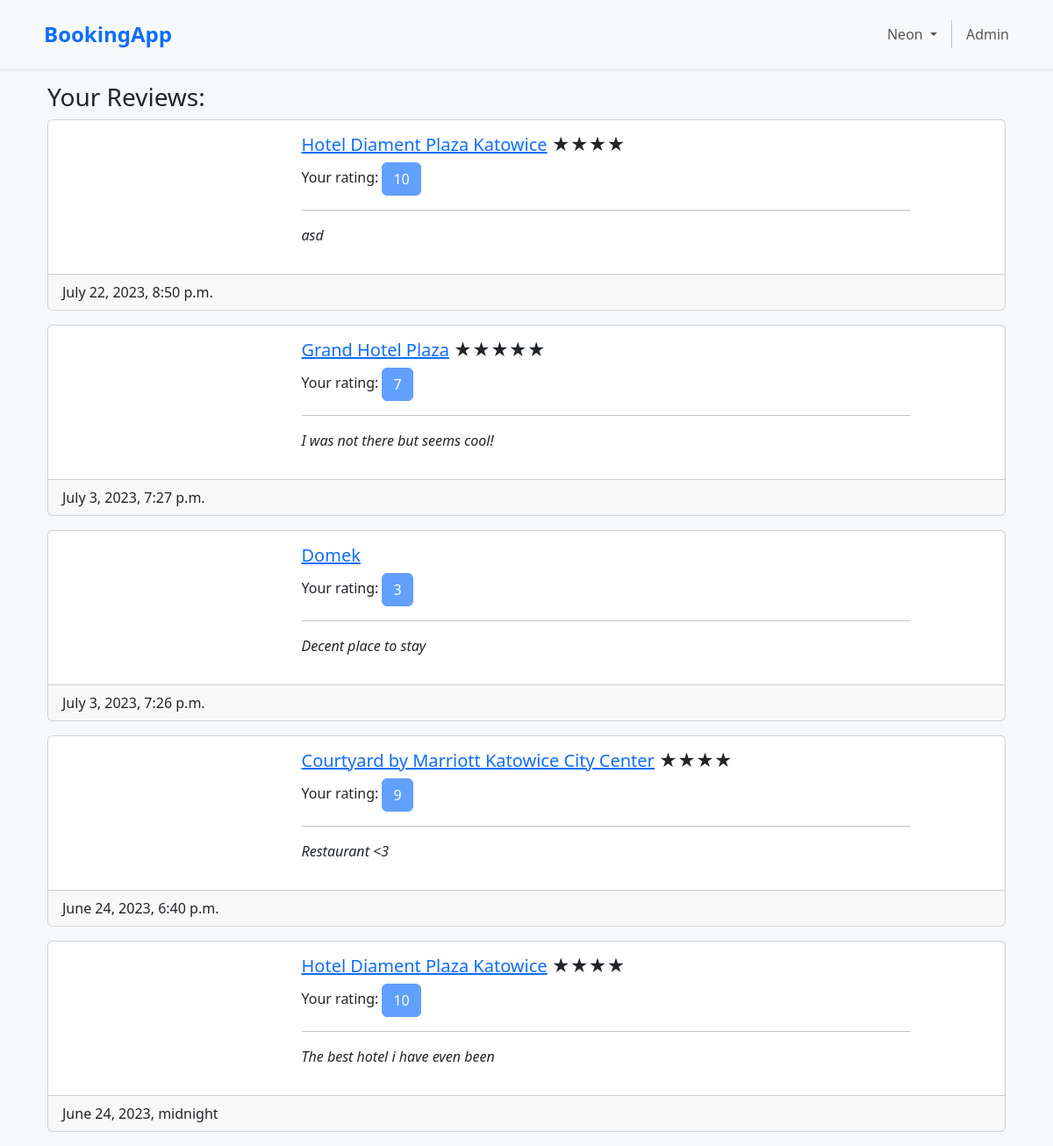
Page /account/reviews/ (signed in) on the committed database.
### base/models.py (models this page shows, shortened)
class Hotel(models.Model):
    name = models.CharField(max_length=100, unique=True)
    description = models.TextField()
    address = models.CharField(max_length=100)
    city = models.ForeignKey(City, related_name='hotels', on_delete=models.RESTRICT)
    stars = models.PositiveIntegerField()
    created_at = models.DateField(auto_now_add=True)
    updated_at = models.DateField(auto_now=True)
    category = models.ForeignKey(Category, related_name='hotels', on_delete=models.RESTRICT)
    objects = models.Manager()
    @property
    def draw_stars(self):
        if self.stars:
            return int(self.stars) * '★'
        else:
            return ''

class HotelReview(models.Model):
    comment = models.TextField()
    created_at = models.DateTimeField(auto_now_add=True)
    updated_at = models.DateTimeField(auto_now=True)
    hotel = models.ForeignKey(Hotel, related_name='hotelreviews', on_delete=models.CASCADE)
    author = models.ForeignKey(User, related_name='hotelreviews', on_delete=models.SET_DEFAULT, default=2)
    objects = models.Manager()
    class Meta:
        ordering = ['-created_at']

### base/views/core_views.py (the view)
# urls.py: path("account/reviews/", core_views.ReviewHistoryView.as_view(), name='reviewHistory'),
class ReviewHistoryView(LoginRequiredMixin, ListView):
    model = HotelReview
    template_name = 'review_history.html'
    context_object_name = 'reviews_data'
    ordering = '-created_at'
    def get_queryset(self):
        user = self.request.user
        return super().get_queryset().filter(author=user).select_related('hotel')
    def get_context_data(self, **kwargs):
        context = super().get_context_data(**kwargs)
        reviews_data = []
        for review in context['reviews_data']:
            data = {
                'comment': review.comment,
                'hotel_name': review.hotel.name,
                'hotel_photo': review.hotel.hotelphotos.first().photo_url,
                'hotel_stars': review.hotel.draw_stars,
                'created_at': review.created_at,
                'rating': None
            }
            rating = HotelRating.objects.filter(author=self.request.user, hotel=review.hotel).first()
            if rating:
                data['rating'] = rating.value
            reviews_data.append(data)
        context['reviews_data'] = reviews_data
        return context

### base/models.py (called while the page is built)
    @property
    def photo_url(self):
        try:
            photo = self.photo.url
        except:
            photo = ''
        return photo

### base/templates/review_history.html (shortened to what this page needs)
{% extends 'base.html' %}
{% load crispy_forms_tags %}
{% load static %}
{% block content %}
<div class="container mt-3">
    {% if reviews_data %}
        <h3>Your Reviews:</h3>
    {% else %}
        <h3>You did no make any reviews yet ...</h3>
    {% endif %}
    {% for review in reviews_data %}
    <div class="card mb-3">
        <div class="row g-0">
            <div class="col-md-3">
            </div>
            <div class="col-md-8">
                <div class="card-body">
                    <h5 class="card-title"><a href="{% url 'hotelDetails' review.hotel_name %}">{{ review.hotel_name }}</a> {{ review.hotel_stars }}</h5>
                    {% if review.rating %}
                        Your rating: <p class="btn btn-primary disabled mb-0">{{ review.rating }}</p>
                    {% endif %}
                    <hr>
                    <p><i>{{review.comment }}</i></p>
                </div>
            </div>
            <div class="card-footer">
                {{ review.created_at }}
            </div>
        </div>
    </div>
    {% endfor %}
</div>
{% endblock %}

### base/templates/base.html (shortened to what this page needs)
<!doctype html>
<html lang="en">
<head>
    <link href="https://cdn.jsdelivr.net/npm/bootstrap@5.3.0/dist/css/bootstrap.min.css"
          rel="stylesheet"
>
      <link rel="stylesheet" href="https://cdn.jsdelivr.net/npm/bootstrap-icons@1.10.5/font/bootstrap-icons.css">
</head>
<body>
  <header>
  <nav class="navbar navbar-expand-lg bg-body-tertiary shadow-sm">
    <div class="container">
      <div>
        <ul class="navbar-nav me-auto">
          <li class="navbar-brand">
            <a class="nav-link fw-semibold text-primary fs-4" href="{% url 'homePage' %}?check_in={{check_in}}&check_out={{check_out}}&num_guests={{num_guests}}">BookingApp</a>
          </li>
        </ul>
      </div>
      <div>
        <ul class="navbar-nav">
          {% if user.is_authenticated %}
          <li class="nav-item dropdown dropdown-left">
            <a class="nav-link dropdown-toggle" href="#" role="button" data-bs-toggle="dropdown" aria-expanded="false">
              {{user.username|title}}
            </a>
          </li>
          {% if user.is_superuser %}
          <li class="nav-item py-2 py-lg-1 col-12 col-lg-auto">
          </li>
          <li class="nav-item">
            <a class="nav-link" href="{% url 'admin:index' %}">Admin</a>
          </li>
          {% endif %}
          {% endif %}
        </ul>
      </div>
    </div>
  </nav>
  </header>
    <div class="container">
        {% block content %}
        {% endblock %}
    </div>
  </body>
</html>

### base/templates/base.html (style rules this page uses)
body { background: #f6f9fc; }

### rows in the picture
Hotel: hotel_name "Hotel Diament Plaza Katowice" "Hotel Diament Plaza Katowice"
HotelReview: comment "asd", created_at "July 22, 2023, 8:50 p.m."
Hotel: hotel_name "Grand Hotel Plaza"
HotelReview: comment "I was not there but seems cool!", created_at "July 3, 2023, 7:27 p.m."
Hotel: hotel_name "Domek"
HotelReview: comment "Decent place to stay", created_at "July 3, 2023, 7:26 p.m."
Hotel: hotel_name "Courtyard by Marriott Katowice City Center"
HotelReview: comment "Restaurant <3", created_at "June 24, 2023, 6:40 p.m."
HotelReview: comment "The best hotel i have even been", created_at "June 24, 2023, midnight"

### other values in the picture
{{ user.username|title }} "Neon"
{{ review.hotel_stars }} "★★★★" "★★★★★" "★★★★" "★★★★"
{{ review.rating }} "10" "7" "3" "9" "10"
